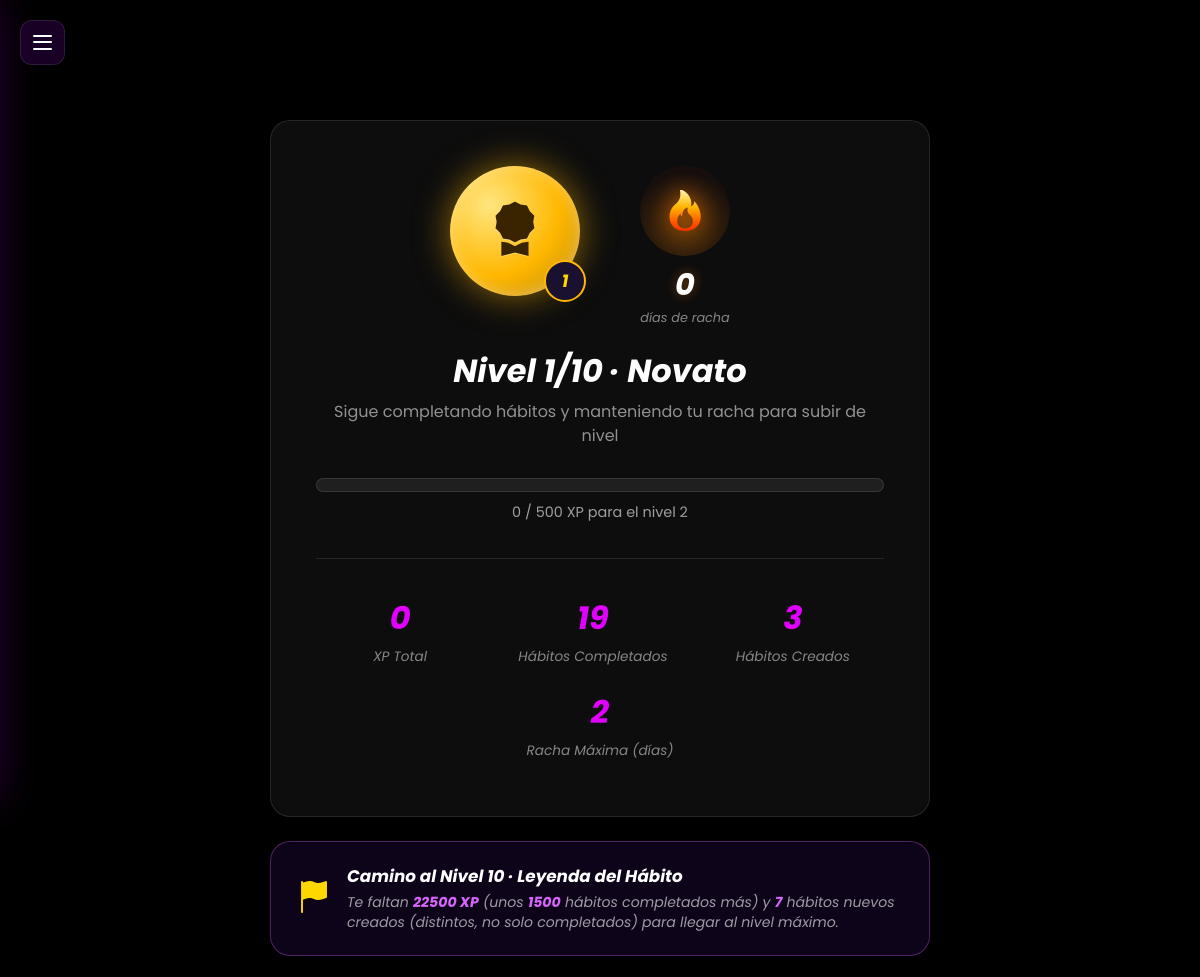
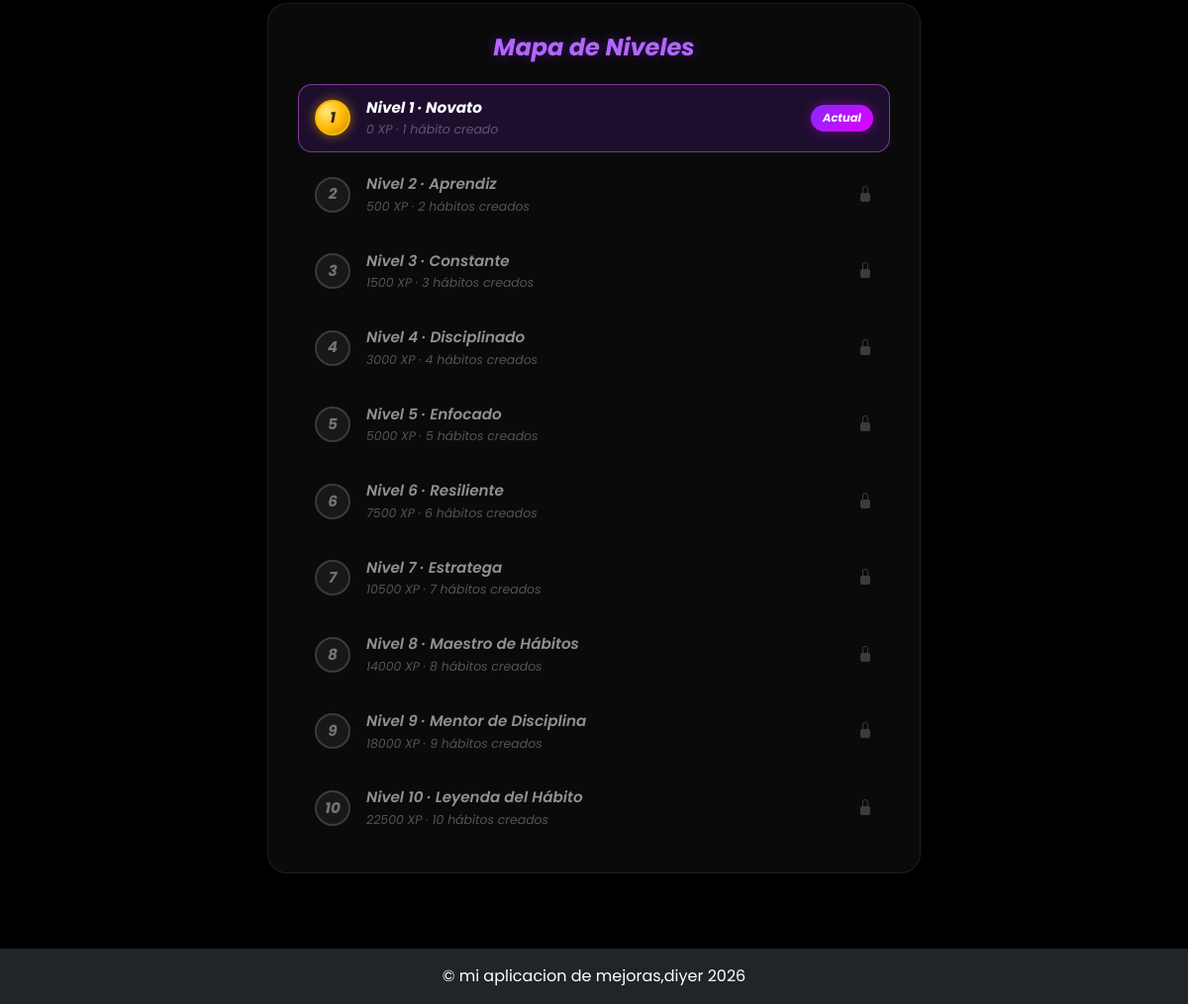
The app's page /menu/nivel (signed in) with its own data (2 pictures, top to bottom).
### app/models/user_progress.py (models this page shows)
class UserProgress(db.Model):
    __tablename__ = 'user_progress'
    idUser = db.Column(db.Integer, db.ForeignKey('users.idUser'), primary_key=True)
    xpTotal = db.Column(db.Integer, nullable=False, default=0)
    rachaActual = db.Column(db.Integer, nullable=False, default=0)
    rachaMaxima = db.Column(db.Integer, nullable=False, default=0)
    habitosCompletados = db.Column(db.Integer, nullable=False, default=0)
    ultimaFechaActividad = db.Column(db.Date, nullable=True)
    ultimaFechaPenalizada = db.Column(db.Date, nullable=True)

### app/routes/menu_route.py (the view)
@bp.route('/nivel')
@login_required
def nivel():
    progress = get_or_create_progress(current_user.idUser)
    penalizado = aplicar_penalizaciones_pendientes(progress)
    racha_actual, racha_maxima = sincronizar_racha(progress)
    db.session.commit()
    habitos_creados = Habit.query.filter_by(idUser=current_user.idUser).count()
    progreso = calcular_progreso(progress.xpTotal, habitos_creados)
    niveles_vista = [
        {
            'nivel': n['nivel'],
            'titulo': n['titulo'],
            'umbral': n['umbral'],
            'habitos_requeridos': n['nivel'],
            'xp_ok': progress.xpTotal >= n['umbral'],
            'habitos_ok': habitos_creados >= n['nivel'],
            'alcanzado': progress.xpTotal >= n['umbral'] and habitos_creados >= n['nivel'],
            'actual': n['nivel'] == progreso['nivel'],
        }
        for n in NIVELES
    ]
    nivel_max_info = NIVELES[-1]
    xp_faltante_max = max(0, nivel_max_info['umbral'] - progress.xpTotal)
    habitos_completados_faltantes_max = ceil(xp_faltante_max / XP_POR_HABITO) if xp_faltante_max > 0 else 0
    habitos_creados_faltantes_max = max(0, NIVEL_MAXIMO - habitos_creados)
    data = {
        'nivel': progreso['nivel'],
        'nivel_maximo': NIVEL_MAXIMO,
        'titulo': progreso['titulo'],
        'es_nivel_maximo': progreso['es_nivel_maximo'],
        'xp': progress.xpTotal,
        'xp_en_nivel': progreso['xp_en_nivel'],
        'xp_por_nivel': progreso['xp_por_nivel'],
        'xp_para_subir': progreso['xp_para_subir'],
        'habitos_para_subir': progreso['habitos_para_subir'],
        'bloqueado_por_habitos': progreso['bloqueado_por_habitos'],
        'pct_nivel': progreso['pct_nivel'],
        'completados': progress.habitosCompletados,
        'habitos_creados': habitos_creados,
        'racha_max': racha_maxima,
        'racha_actual': racha_actual,
        'penalizado': penalizado,
        'penalizacion_xp': PENALIZACION_POR_DIA_PERDIDO,
        'niveles': niveles_vista,
        'xp_faltante_max': xp_faltante_max,
        'habitos_creados_faltantes_max': habitos_creados_faltantes_max,
        'habitos_completados_faltantes_max': habitos_completados_faltantes_max,
        'nivel_max_titulo': nivel_max_info['titulo'],
    }
    return render_template('menu/nivel.html', data=data)

### app/gamificacion.py (called while the page is built)
def get_or_create_progress(idUser):
    progress = UserProgress.query.get(idUser)
    if not progress:
        progress = UserProgress(idUser=idUser)
        db.session.add(progress)
        db.session.flush()
    return progress

def calcular_racha(idUser):
    dias = sorted({h.fecha for h in HistHabit.query.filter_by(idUser=idUser).all()})
    if not dias:
        return 0, 0
    racha_maxima = racha_temp = 0
    for i, dia in enumerate(dias):
        if i == 0 or (dia - dias[i - 1]).days == 1:
            racha_temp += 1
            racha_maxima = max(racha_maxima, racha_temp)
        else:
            racha_temp = 1
    racha_actual = 0
    hoy = date.today()
    ultimo_dia = dias[-1]
    if (hoy - ultimo_dia).days <= 1:
        dias_set = set(dias)
        cursor = ultimo_dia
        while cursor in dias_set:
            racha_actual += 1
            cursor -= timedelta(days=1)
    return racha_actual, racha_maxima

def aplicar_penalizaciones_pendientes(progress):
    if not progress.ultimaFechaActividad:
        return False
    hoy = date.today()
    dias_con_actividad = {
        h.fecha for h in HistHabit.query.filter_by(idUser=progress.idUser).all()
    }
    cursor = (progress.ultimaFechaPenalizada or progress.ultimaFechaActividad) + timedelta(days=1)
    penalizado = False
    while cursor < hoy:
        if cursor not in dias_con_actividad:
            progress.xpTotal = max(0, progress.xpTotal - PENALIZACION_POR_DIA_PERDIDO)
            penalizado = True
        progress.ultimaFechaPenalizada = cursor
        cursor += timedelta(days=1)
    return penalizado

def sincronizar_racha(progress):
    racha_actual, racha_maxima = calcular_racha(progress.idUser)
    progress.rachaActual = racha_actual
    progress.rachaMaxima = max(progress.rachaMaxima, racha_maxima)
    return racha_actual, racha_maxima

### app/level_config.py (called while the page is built)
def info_nivel_por_xp(xp):
    actual = NIVELES[0]
    for n in NIVELES:
        if xp >= n['umbral']:
            actual = n
        else:
            break
    return actual

def nivel_maximo_por_habitos(cantidad_habitos):
    if cantidad_habitos <= 0:
        return 1
    return min(NIVEL_MAXIMO, cantidad_habitos)

### app/templates/menu/nivel.html (shortened to what this page needs)
{% extends "base.html" %}
{% block extra_css %}
<link rel="stylesheet" href="{{ url_for('static', filename='css/nivel.css') }}">
{% endblock %}
{% block content %}
<button class="hamburger-menu" id="sidebarToggle">
    <span></span>
    <span></span>
    <span></span>
</button>
<div class="lightning-storm">
</div>
<div class="sakura">
</div>
<div class="nivel-wrapper">
    <div class="nivel-card">
        <div class="nivel-top-row">
            <div class="nivel-badge{{ ' nivel-badge-max' if data.es_nivel_maximo else '' }}">
                <i class="bi bi-award-fill"></i>
                <span class="nivel-numero">{{ data.nivel }}</span>
            </div>
            <div class="racha-badge">
                <div class="flame-wrap">
                    <i class="bi bi-fire flame-icon"></i>
                </div>
                <div class="racha-count">{{ data.racha_actual }}</div>
                <div class="racha-label">{{ 'día' if data.racha_actual == 1 else 'días' }} de racha</div>
            </div>
        </div>
        <div class="nivel-titulo">Nivel {{ data.nivel }}/{{ data.nivel_maximo }} · {{ data.titulo }}</div>
        <p class="nivel-subtitulo">Sigue completando hábitos y manteniendo tu racha para subir de nivel</p>
        <div class="nivel-xp-bar">
        </div>
        {% if data.es_nivel_maximo %}
        <p class="nivel-xp-texto">{{ data.xp }} XP &middot; ¡Alcanzaste el nivel máximo!</p>
        {% else %}
        <p class="nivel-xp-texto">
            {{ data.xp_en_nivel }} / {{ data.xp_por_nivel }} XP para el nivel {{ data.nivel + 1 }}
        </p>
        {% endif %}
        <div class="nivel-stats-row">
            <div class="nivel-stat">
                <div class="nivel-stat-valor">{{ data.xp }}</div>
                <div class="nivel-stat-label">XP Total</div>
            </div>
            <div class="nivel-stat">
                <div class="nivel-stat-valor">{{ data.completados }}</div>
                <div class="nivel-stat-label">Hábitos Completados</div>
            </div>
            <div class="nivel-stat">
                <div class="nivel-stat-valor">{{ data.habitos_creados }}</div>
                <div class="nivel-stat-label">Hábitos Creados</div>
            </div>
            <div class="nivel-stat">
                <div class="nivel-stat-valor">{{ data.racha_max }}</div>
                <div class="nivel-stat-label">Racha Máxima (días)</div>
            </div>
        </div>
    </div>
    <div class="nivel-camino-card">
        {% if data.es_nivel_maximo %}
        <i class="bi bi-trophy-fill"></i>
        <div>
            <div class="nivel-camino-titulo">¡Alcanzaste el nivel máximo!</div>
            <div class="nivel-camino-texto">Eres {{ data.nivel_max_titulo }}. Sigue completando hábitos para mantener tu racha.</div>
        </div>
        {% else %}
        <i class="bi bi-flag-fill"></i>
        <div>
            <div class="nivel-camino-titulo">Camino al Nivel {{ data.nivel_maximo }} · {{ data.nivel_max_titulo }}</div>
            <div class="nivel-camino-texto">
                Te faltan <strong>{{ data.xp_faltante_max }} XP</strong>
                (unos <strong>{{ data.habitos_completados_faltantes_max }}</strong> {{ 'hábito completado' if data.habitos_completados_faltantes_max == 1 else 'hábitos completados' }} más)
                {% if data.habitos_creados_faltantes_max > 0 %}
                y <strong>{{ data.habitos_creados_faltantes_max }}</strong> {{ 'hábito nuevo creado' if data.habitos_creados_faltantes_max == 1 else 'hábitos nuevos creados' }} (distintos, no solo completados)
                {% endif %}
                para llegar al nivel máximo.
            </div>
        </div>
        {% endif %}
    </div>
    <div class="nivel-mapa-card">
        <h2 class="nivel-mapa-titulo">Mapa de Niveles</h2>
        <div class="nivel-mapa-lista">
            {% for n in data.niveles %}
            <div class="nivel-mapa-item{{ ' actual' if n.actual else '' }}{{ ' alcanzado' if n.alcanzado and not n.actual else '' }}{{ ' esperando-habitos' if n.xp_ok and not n.habitos_ok and not n.actual else '' }}">
                <div class="nivel-mapa-num">
                    {% if n.alcanzado and not n.actual %}
                    <i class="bi bi-check-lg"></i>
                    {% else %}
                    {{ n.nivel }}
                    {% endif %}
                </div>
                <div class="nivel-mapa-info">
                    <div class="nivel-mapa-nombre">Nivel {{ n.nivel }} · {{ n.titulo }}</div>
                    <div class="nivel-mapa-umbral">
                        {{ n.umbral }} XP &middot; {{ n.habitos_requeridos }} {{ 'hábito creado' if n.habitos_requeridos == 1 else 'hábitos creados' }}
                    </div>
                </div>
                {% if n.actual %}
                <span class="nivel-mapa-badge">Actual</span>
                {% elif n.xp_ok and not n.habitos_ok %}
                <i class="bi bi-exclamation-triangle-fill nivel-mapa-warning" title="Te falta crear hábitos"></i>
                {% elif not n.alcanzado %}
                <i class="bi bi-lock-fill nivel-mapa-lock"></i>
                {% endif %}
            </div>
            {% endfor %}
        </div>
    </div>
</div>
{% endblock %}

### app/static/css/m.css (style rules this page uses)
body { margin: 0; padding: 0; width: 100%; min-height: 100vh; overflow-x: hidden; overflow-y: auto; background: #000; font-family: 'Poppins', sans-serif; }
.lightning-storm { position: fixed; top: 0; left: 0; width: 100%; height: 100vh; pointer-events: none; z-index: -1; overflow: hidden; }
.lightning-storm::before { content: ''; position: absolute; top: 0; left: 0; width: 100%; height: 100%; background: rgba(220, 100, 255, 0.4); opacity: 0; animation: thunder-flash 12s infinite; }
.sakura { position: fixed; top: 0; left: 0; width: 100%; height: 100vh; pointer-events: none; z-index: -1; overflow: hidden; }
.hamburger-menu { position: fixed; top: 20px; left: 20px; width: 45px; height: 45px; background: rgba(80, 0, 120, 0.3); border: 1px solid rgba(255, 255, 255, 0.1); border-radius: 12px; cursor: pointer; z-index: 1000; display: flex; flex-direction: column; justify-content: space-around; padding: 12px; box-sizing: border-box; transition: 0.3s; backdrop-filter: blur(10px); }
.hamburger-menu span { width: 100%; height: 2px; background: #fff; border-radius: 2px; transition: 0.3s; }

### records on screen
UserProgress: nivel "1", titulo "Novato", umbral "0", habitos_requeridos "1", habitos_requeridos "hábito creado", shows "Actual"

### other values on screen
{{ data.nivel }} "1"
{{ data.racha_actual }} "0"
{{ 'día' if data.racha_actual == 1 else 'días' }} "días"
{{ data.nivel_maximo }} "10"
{{ data.titulo }} "Novato"
{{ data.xp_en_nivel }} "0"
{{ data.xp_por_nivel }} "500"
{{ data.nivel + 1 }} "2"
{{ data.xp }} "0"
{{ data.completados }} "19"
{{ data.habitos_creados }} "3"
{{ data.racha_max }} "2"
{{ data.nivel_max_titulo }} "Leyenda del Hábito"
{{ data.xp_faltante_max }} "22500"
{{ data.habitos_completados_faltantes_max }} "1500"
